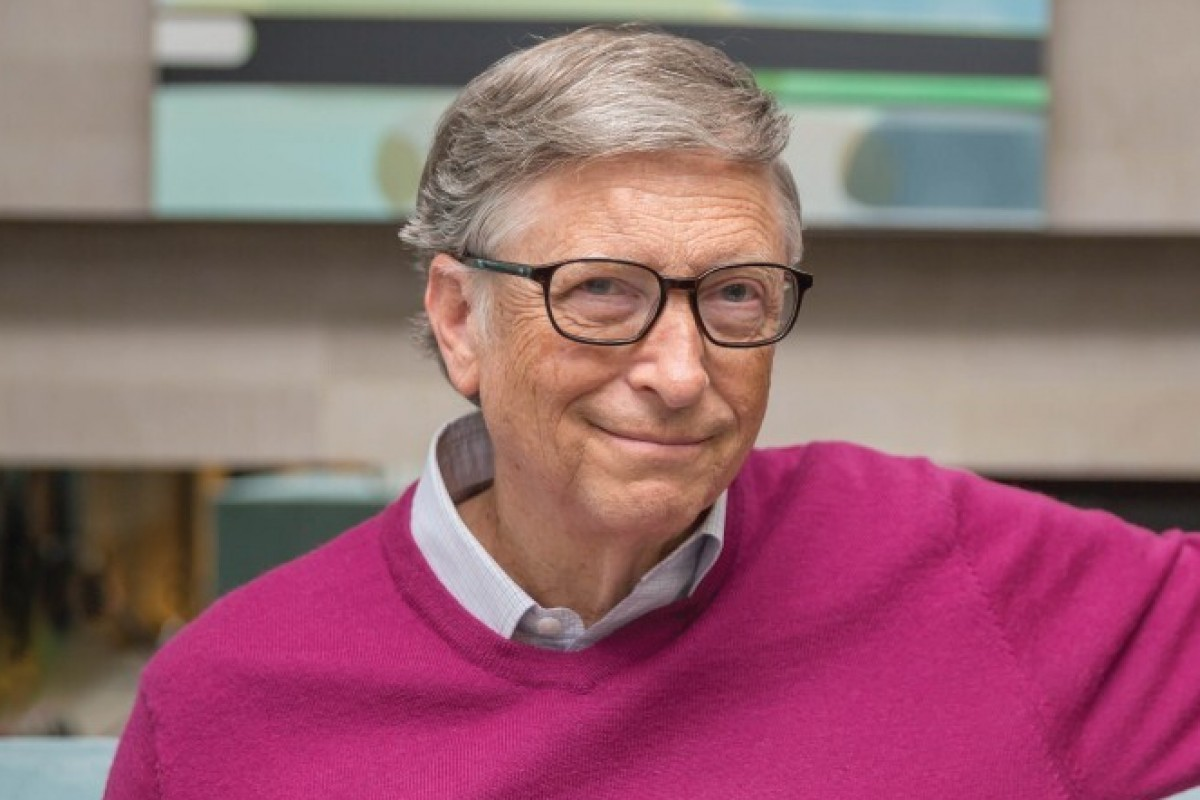
#> input picture Face Recognition System/train-data/p1/0.jpg, 1200 x 800 px; its folder holds only this picture in this run
$ python recognizing-faces.py
#> lines starting #> are read from the running program, lines starting #| are printed output that depends on the picture; after the words box and inside, x2 and y2 are one past the last pixel; in counts of white or black regions, pixels touching at a corner belong together
import cv2
import os
import numpy as np
from matplotlib import pyplot as plt

subjects = ["", "Bill Gates", "IU", "Jeenie"]

# function to detect face using OpenCV
def detect_face(img):
    gray = cv2.cvtColor(img, cv2.COLOR_BGR2GRAY)

    face_cascade = cv2.CascadeClassifier(cv2.data.haarcascades + 'haarcascade_frontalface_default.xml')
    faces = face_cascade.detectMultiScale(gray, scaleFactor=1.2, minNeighbors=5)

    # if no faces are detected then return original img
    if len(faces) == 0:
        return None, None

    # under the assumption that there will be only one face,
    # extract the face area
    (x, y, w, h) = faces[0]

    # return only the face part of the image
    return gray[y:y + w, x:x + h], faces[0]

def prepare_training_data(data_folder_path):
    # ------STEP-1--------
    # get the directories (one directory for each subject) in data folder
#> called with data_folder_path = 'train-data'
    dirs = os.listdir(data_folder_path)

    # list to hold all subject faces
    faces = []
    # list to hold labels for all subjects
    labels = []

    # let's go through each directory and read images within it
    for dir_name in dirs:

        # our subject directories start with letter 's' so
        # ignore any non-relevant directories if any
        if not dir_name.startswith("p"):
            continue;

        label = int(dir_name.replace("p", ""))

        subject_dir_path = data_folder_path + "/" + dir_name

        # get the images names that are inside the given subject directory
        subject_images_names = os.listdir(subject_dir_path)

        for image_name in subject_images_names:

            # ignore system files like .DS_Store
            if image_name.startswith("."):
                continue;

            # build image path
            # sample image path = training-data/a1/1.jpg
            image_path = subject_dir_path + "/" + image_name

            # read image
            image = cv2.imread(image_path)
#> image is the input picture: shape (800, 1200, 3); mean B, G, R 111.9, 101.9, 147.5

            # display an image window to show the image
            cv2.imshow("Training on image...", cv2.resize(image, (400, 500)))
            cv2.waitKey(100)

            # detect face
            face, rect = detect_face(image)
#> in detect_face, `gray = cv2.cvtColor(img, cv2.COLOR_BGR2GRAY)`:
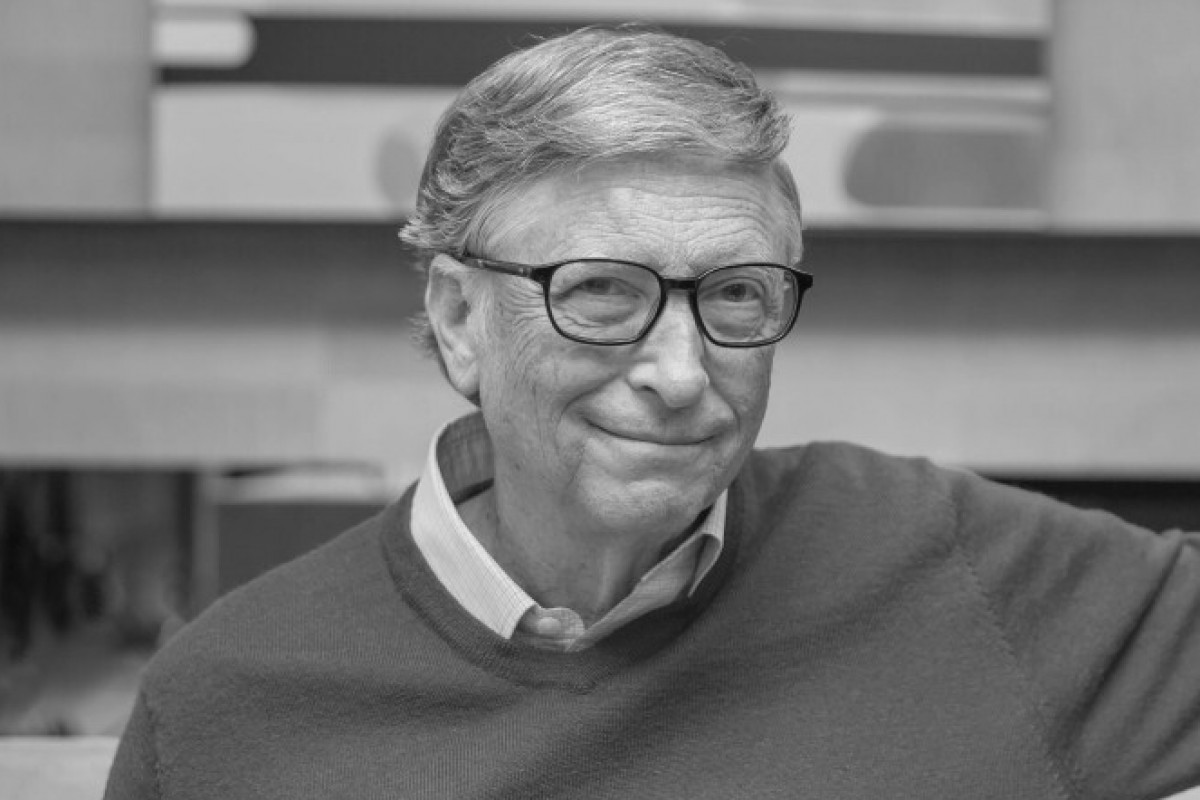
#> gray: shape (800, 1200); min 7, max 237, mean 116.7
#> in detect_face, `faces = face_cascade.detectMultiScale(gray, scaleFactor=1.2, minNeighb..`: faces = ()

            # ------STEP-4--------
            # for the purpose of this tutorial
            # we will ignore faces that are not detected
            if face is not None:
                # add face to list of faces
                faces.append(face)
                # add label for this face
                labels.append(label)
#> pass 2 of the loop in prepare_training_data, `for dir_name in dirs:`:
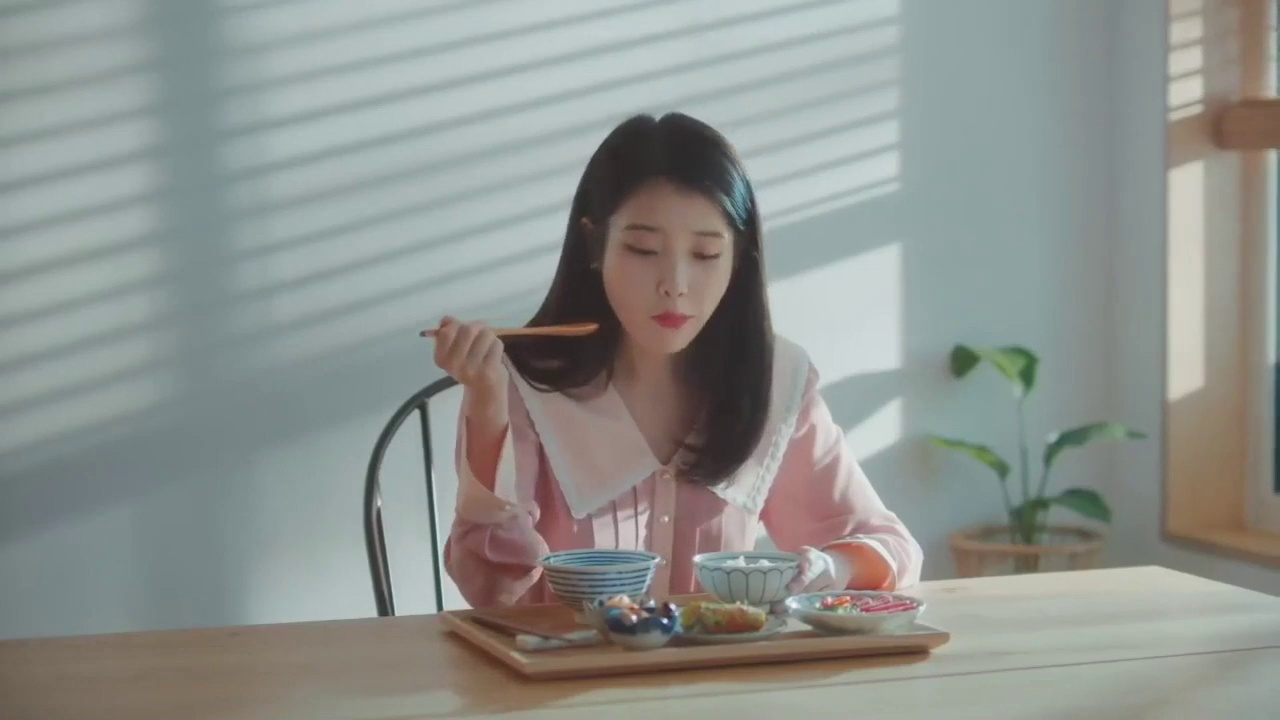
#> input picture Face Recognition System/train-data/p2/0.jpg, 1280 x 720 px
#> in prepare_training_data, image is the input picture: shape (720, 1280, 3); mean B, G, R 141.4, 145.8, 142
#> in prepare_training_data, `cv2.imshow("Training on image...", cv2.resize(image, (400, 500)))`:
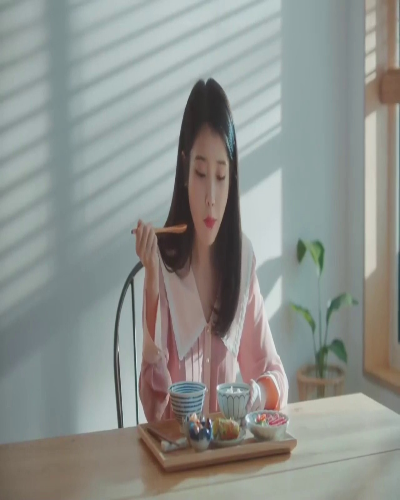
#> window 'Training on image...': shape (500, 400, 3); mean B, G, R 141.4, 145.7, 141.9
#> gray: shape (720, 1280)
#> in prepare_training_data, `face, rect = detect_face(image)`:
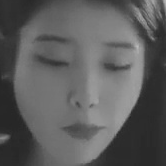
#> face: shape (166, 166); min 35, max 188, mean 92.6
#> in prepare_training_data, `face, rect = detect_face(image)`: rect = [589, 189, 166, 166]

    cv2.destroyAllWindows()
    cv2.waitKey(1)
    cv2.destroyAllWindows()

    return faces, labels


print("Preparing data...")
faces, labels = prepare_training_data("train-data")
#> faces = 1 item; labels = [2]
print("Data prepared")

# print total faces and labels
print("Total faces: ", len(faces))
#| Total faces:  1
print("Total labels: ", len(labels))
#| Total labels:  1

# create our LBPH face recognizer
face_recognizer = cv2.face.LBPHFaceRecognizer_create()

# train our face recognizer of our training faces
face_recognizer.train(faces, np.array(labels))


# function to draw rectangle on image
# according to given (x, y) coordinates and
# given width and heigh

def draw_rectangle(img, rect):
    (x, y, w, h) = rect
    cv2.rectangle(img, (x, y), (x + w, y + h), (0, 255, 0), 5)

# function to draw text on give image starting from
# passed (x, y) coordinates.
def draw_text(img, text, x, y):
    cv2.putText(img, text, (x, y), cv2.FONT_HERSHEY_PLAIN, 5, (0, 255, 0), 3)


def predict(test_img):
    # this function recognizes the person in image passed
    # and draws a rectangle around detected face with name of the
    # subject

    # make a copy of the image as we don't want to change original image
    img = test_img.copy()
    # detect face from the image
    face, rect = detect_face(img)

    # predict the image using our face recognizer
    label = face_recognizer.predict(face)
    # get name of respective label returned by face recognizer
    label_text = subjects[label[0]]

    # draw a rectangle around face detected
    draw_rectangle(img, rect)
    # draw name of predicted person
    draw_text(img, label_text, rect[0], rect[1] - 5)

    return img

print("Predicting images...")

# load test images
test_img1 = cv2.imread("test-data/test1.jpg")
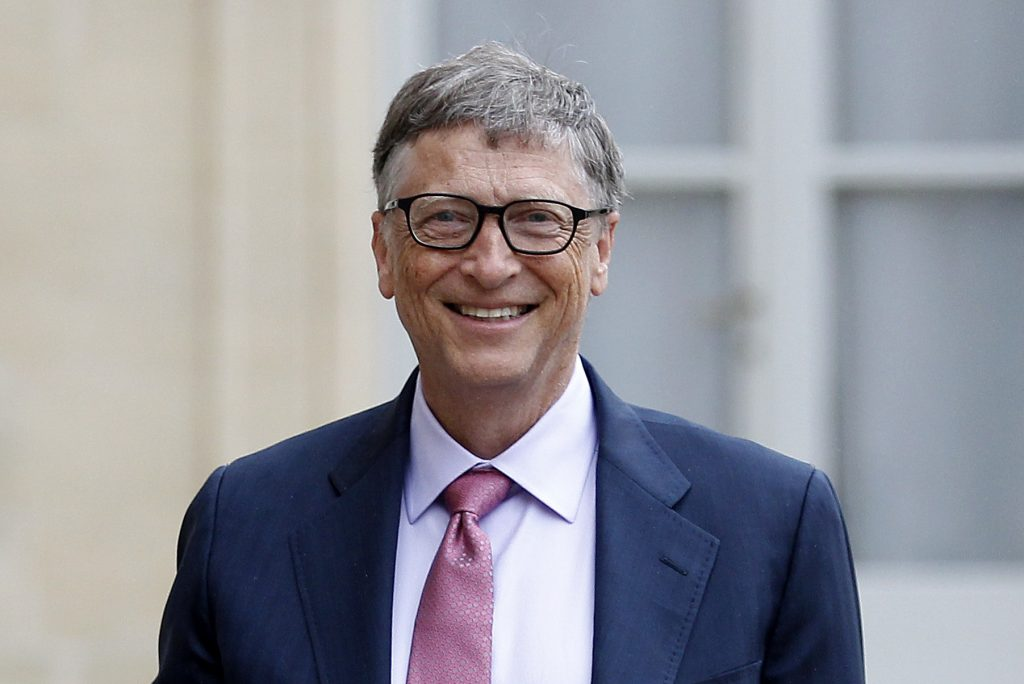
#> input picture Face Recognition System/test-data/test1.jpg, 1024 x 684 px
#> test_img1 is the input picture: shape (684, 1024, 3); mean B, G, R 155.8, 148.8, 149
test_img2 = cv2.imread("test-data/test2.jpg")
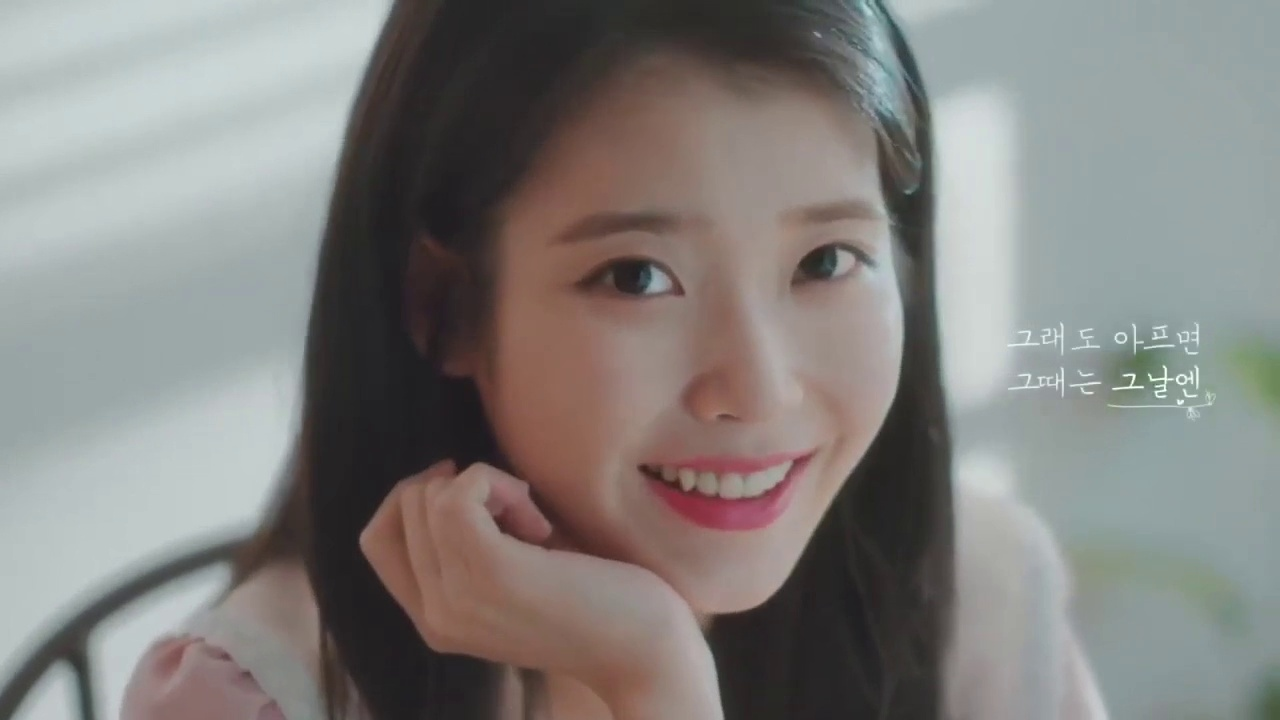
#> input picture Face Recognition System/test-data/test2.jpg, 1280 x 720 px
#> test_img2 is the input picture: shape (720, 1280, 3); mean B, G, R 125.9, 128.6, 130.9
test_img3 = cv2.imread("test-data/test3.jpg")
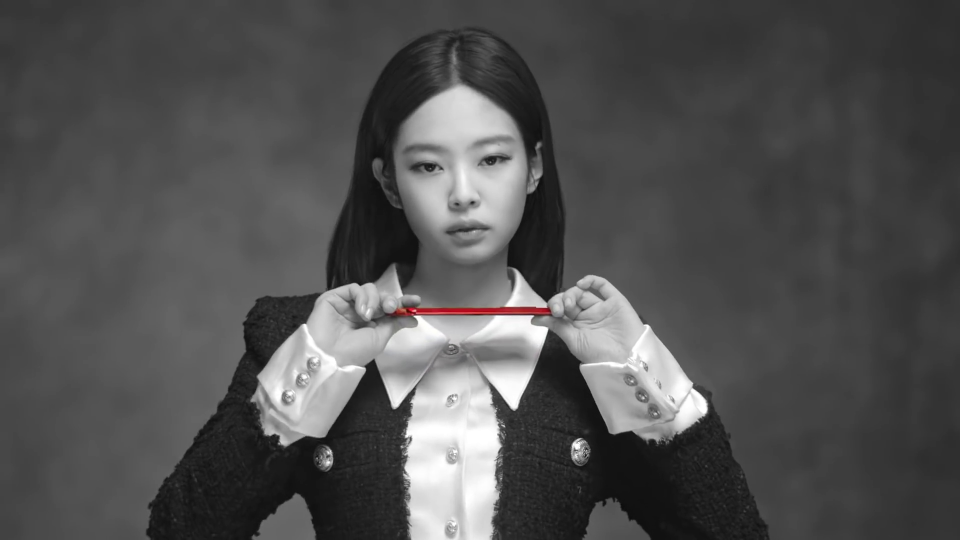
#> input picture Face Recognition System/test-data/test3.jpg, 1920 x 1080 px (shown at 1/2 size)
#> test_img3 is the input picture: shape (1080, 1920, 3); mean B, G, R 80.7, 80.7, 81
#test_img4 = cv2.imread("test-data/test4.jpg")

# perform a prediction
predicted_img1 = predict(test_img1)
#> in predict, `face, rect = detect_face(img)`: rect = [358, 131, 245, 245]
#> in predict, `label = face_recognizer.predict(face)`: label = (2, 93.65)
#> in predict, `label_text = subjects[label[0]]`: label_text = 'IU'
#> in draw_rectangle, `(x, y, w, h) = rect`: x = 358; y = 131; w = 245
predicted_img2 = predict(test_img2)
#> in predict (call 2), `face, rect = detect_face(img)`:
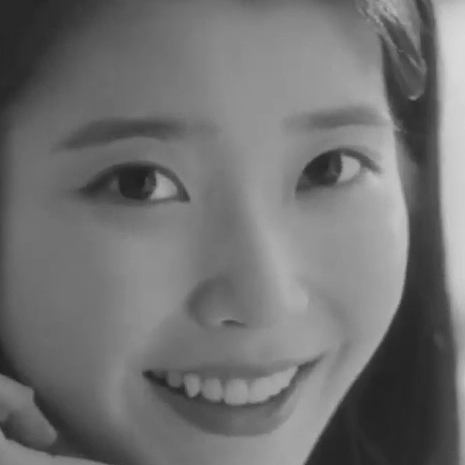
#> face: shape (465, 465); min 31, max 218, mean 112.9
#> in predict (call 2), `face, rect = detect_face(img)`: rect = [495, 94, 465, 465]
#> in predict (call 2), `label = face_recognizer.predict(face)`: label = (2, 72.41)
predicted_img3 = predict(test_img3)
#> in predict (call 3), `face, rect = detect_face(img)`:
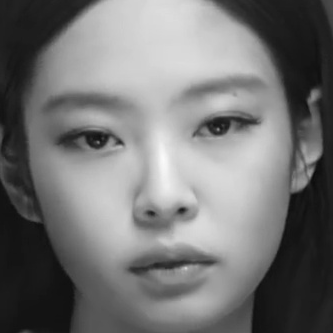
#> face: shape (333, 333); min 9, max 251, mean 116.6
#> in predict (call 3), `face, rect = detect_face(img)`: rect = [763, 195, 333, 333]
#> in predict (call 3), `label = face_recognizer.predict(face)`: label = (2, 89.77)
#> in draw_rectangle (call 3), `(x, y, w, h) = rect`: x = 763; y = 195; w = 333
#> in draw_rectangle (call 3), `cv2.rectangle(img, (x, y), (x + w, y + h), (0, 255, 0), 5)`:
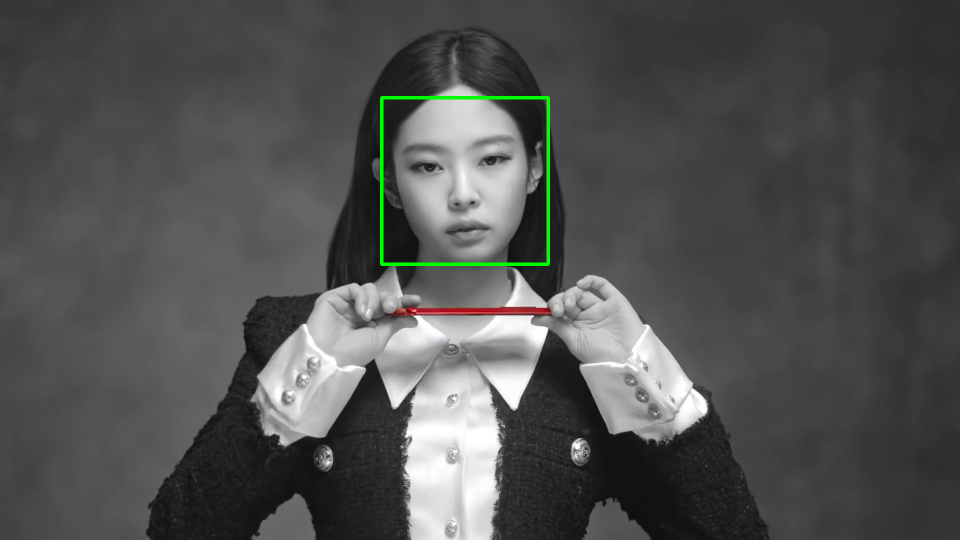
#> img: shape (1080, 1920, 3) (shown at 1/2 size); 0.45% of pixels changed, all inside (x1, y1, x2, y2) = (760, 192, 1100, 532)
#> in draw_text (call 3), `cv2.putText(img, text, (x, y), cv2.FONT_HERSHEY_PLAIN, 5, (0, 255, 0),..`: img: shape (1080, 1920, 3); 0.04% of pixels changed, all inside (x1, y1, x2, y2) = (771, 138, 831, 188)
#predicted_img4 = predict(test_img4)
print("Prediction complete")

# display both images
# cv2.imshow(subjects[1], predicted_img1)
# cv2.imshow(subjects[2], predicted_img2)

titles = [subjects[1], subjects[2], subjects[3]]
images = [predicted_img1, predicted_img2, predicted_img3]

for i in range(3):
    plt.subplot(2, 2, i+1), plt.imshow(images[i], 'gray')
    plt.title(titles[i])
    plt.xticks([]), plt.yticks([])

plt.show()
#> figure, not shown here; B, G, R data is drawn as R, G, B
cv2.waitKey(0)
cv2.destroyAllWindows()
